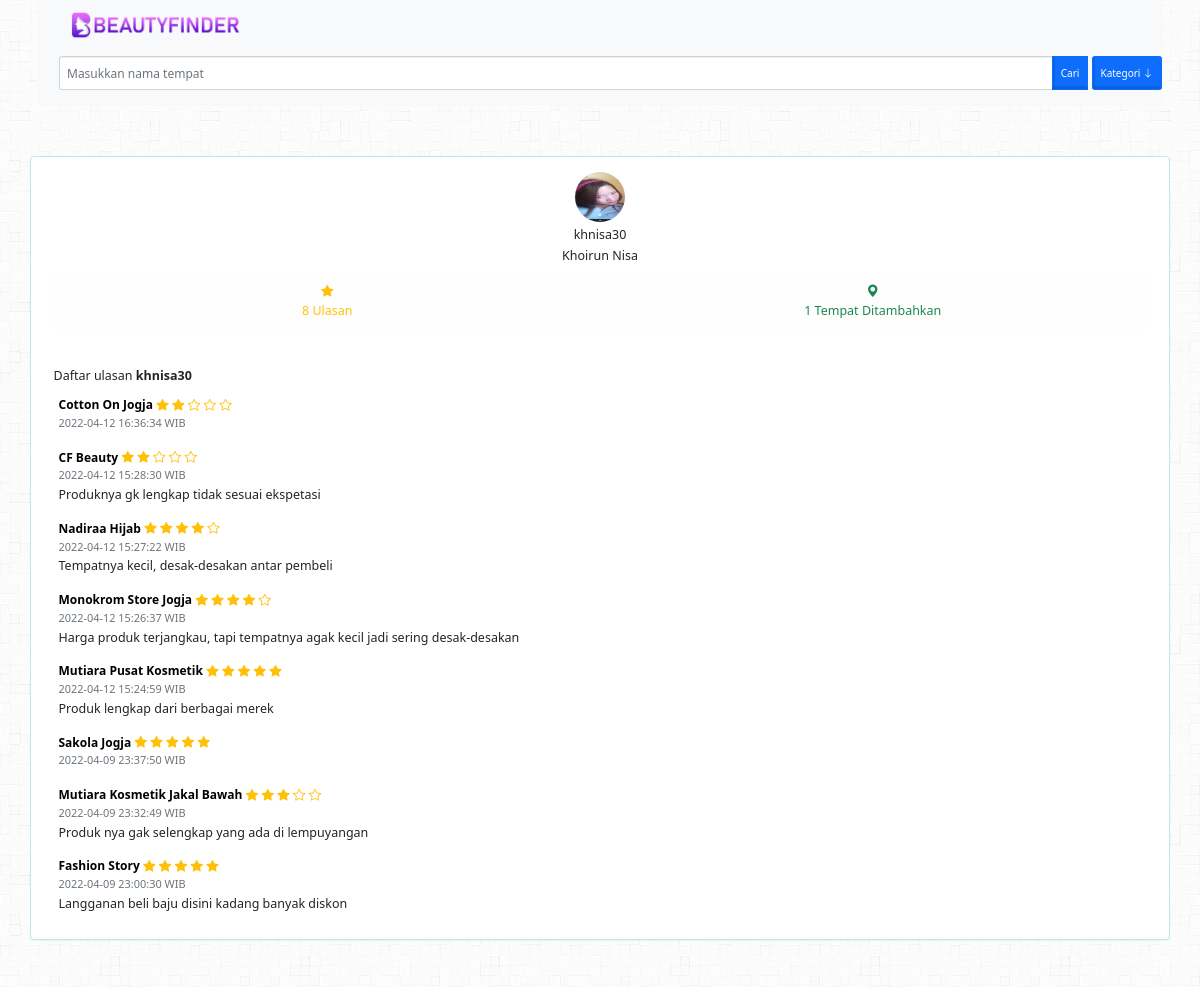
The app's page /people.php?id=khnisa30 with its own data.
### tables this page shows
CREATE TABLE `user` (
  `username` varchar(100) NOT NULL,
  `password` varchar(100) NOT NULL,
  `nama_lengkap` text NOT NULL,
  `img` text DEFAULT NULL,
  `akses` enum('Admin','User') DEFAULT NULL,
  PRIMARY KEY (`username`)
);

CREATE TABLE `ulasan` (
  `id` varchar(100) NOT NULL,
  `id_toko` int(11) NOT NULL,
  `rating` int(11) NOT NULL,
  `username` varchar(100) NOT NULL,
  `ulasan` text DEFAULT NULL,
  `waktu` datetime DEFAULT NULL,
  PRIMARY KEY (`id`)
);

CREATE TABLE `toko` (
  `id` int(11) NOT NULL AUTO_INCREMENT,
  `nama_toko` varchar(255) NOT NULL,
  `id_kategori` int(11) NOT NULL,
  `img` text DEFAULT NULL,
  `alamat` text NOT NULL,
  `latitude` varchar(50) NOT NULL,
  `longitude` varchar(50) NOT NULL,
  `username` varchar(100) NOT NULL,
  `verifikasi` enum('Ya','Tidak') NOT NULL,
  PRIMARY KEY (`id`)
);

### people.php (the view, shortened to what this page needs)
<?php
$people_id = $_GET['id'];
include "koneksi.php";
include_once "header.php";
include_once "navbar.php"; ?>
<form method="POST" enctype="multipart/form-data">
    <div class="row" style="margin-top:50px;">
        <div class="panel panel-info">
            <div class="panel-body">
                <?php
                $people = mysqli_query(
                    $conn,
                    "SELECT username,nama_lengkap,img
              FROM user WHERE username = '$people_id'"
                );
                $data = mysqli_fetch_array($people);
                if ($data['img'] != NULL) {
                    $gambar = $data['img'];
                } else {
                    $gambar = 'default.png';
                }
                $countulas = mysqli_query($conn, "SELECT COUNT(username) as jmlUlas FROM ulasan WHERE username = '$people_id'");
                $counttoko = mysqli_query($conn, "SELECT COUNT(username) as jmlRekomendasi FROM toko WHERE username = '$people_id' AND verifikasi = 'Ya'");
                $jmlulas = mysqli_fetch_array($countulas);
                $jmltoko = mysqli_fetch_array($counttoko);
                ?>
                <div class="fs-5 w-100 text-center w-100">
                    <center>
                        <div class="mb-2">
                            <img class="rounded-circle" src="img/user/<?php echo $gambar; ?>" width="50px" height="50px" id="image-preview">
                        </div>
                    </center>
                    <div id="showName">
                        <h5 class="mt-2"><?php echo $data['username']; ?></h5>
                        <form method="POST">
                            <span id="namaUser"><?php echo $data['nama_lengkap']; ?></span>
                    </div>
</form>
<div class="navbar navbar-light navbar-expand w-100">
    <ul class="navbar-nav nav-justified w-100">
        <li class="nav-item">
            <div class="alert alert-light text-center text-warning" role="alert">
                <i class="bi bi-star-fill text-warning"></i> <br><?php echo $jmlulas['jmlUlas']; ?> Ulasan
            </div>
        </li>
        <li class="nav-item ">
            <div class="alert alert-light text-center text-success" role="alert">
                <i class="bi bi-geo-alt-fill text-success"></i> <br><?php echo $jmltoko['jmlRekomendasi']; ?> Tempat Ditambahkan
            </div>
        </li>
    </ul>
</div>
</div>
<div class="fs-5 mt-2">
    Daftar ulasan <strong><?php echo $data['username']; ?></strong>
</div>
<?php
$dataulasan = mysqli_query(
    $conn,
    "SELECT ulasan.username,ulasan.rating,ulasan.ulasan,toko.nama_toko,toko.id,ulasan.waktu FROM ulasan INNER JOIN toko ON toko.id = ulasan.id_toko
                WHERE ulasan.username = '$people_id' ORDER BY ulasan.waktu DESC"
);
$hitungdata = mysqli_num_rows($dataulasan);
if ($hitungdata > 0) {
    while ($ulas = mysqli_fetch_array($dataulasan)) {
?>
        <div class="mt-2 mb-2 p-2 fs-5">
            <a id="people" href="place.php?id=<?php echo $ulas['id']; ?>"><strong><?php echo $ulas['nama_toko']; ?></strong></a>
            <?php
            for ($i = 1; $i <= 5; $i++) {
                if ($i <= $ulas['rating']) {
            ?>
                    <i class="bi bi-star-fill text-warning"></i>
                <?php
                } else {
                ?>
                    <i class="bi bi-star text-warning"></i>
                <?php
                }
                ?>
            <?php
            }
            ?>
            <br>
            <small class="text-muted float-start"><?php echo $ulas['waktu']; ?> WIB</small>
            <br>
            <?php echo $ulas['ulasan']; ?>
        </div>
    <?php
    }
}
    ?>

### header.php (shortened to what this page needs)
<!DOCTYPE html>
<html lang="en">
<head>
  <link href="css/bootstrap.min.css" rel="stylesheet">
  <link rel="stylesheet" href="css/font-awesome.min.css">
  <link href="css/style.css" rel="stylesheet">
  <link href="css/datatable-bootstrap.css" rel="stylesheet">
  <link href="https://cdn.jsdelivr.net/npm/bootstrap@5.0.0-beta3/dist/css/bootstrap.min.css" rel="stylesheet">
  <link rel="stylesheet" href="https://cdn.jsdelivr.net/npm/bootstrap-icons@1.8.1/font/bootstrap-icons.css">
</head>
<body style="max-height: 100%;">
  <div class="container margin-b70">

### navbar.php (shortened to what this page needs)
<nav class="navbar navbar-light bg-light navbar-expand mb-0">
    <ul class="navbar-nav w-100">
        <li class="nav-item ms-5">
            <a href="index.php?search="><img src="img/beautyfinder_logo.png" height="30px"></a>
        </li>
    </ul>
</nav>
<nav class="navbar navbar-light bg-light navbar-expand mb-0">
    <ul class="w-100">
        <form method="POST">
            <div class="input-group w-100">
                <input type="text" class="form-control" placeholder="Masukkan nama tempat" name="p_cari" aria-describedby="button-addon2">
                <button class="btn btn-primary" name="btnCari">Cari</button>
                <a href="#" id="navbarDropdown" role="button" data-bs-toggle="dropdown" aria-expanded="false" style="text-decoration: none;">
                    <button class="btn btn-primary h-100 ms-2" name="btnCari">
                        Kategori <i class="bi bi-arrow-down"></i></button>
                </a>
            </div>
        </form>
    </ul>
</nav>

### css/style.css (style rules this page uses)
body { background: url("../img/background.png"); font-family: sistem; }
.btn { border: 0; border-bottom: 0; border-left: 0; font-weight: '900'; box-shadow: inset 0 -3.2px rgba(0, 0, 0, 0.12), inset 2px 0 rgba(0, 0, 0, 0.1); outline: none; -webkit-outline: none; -o-outline: none; -moz-outline: none; }
.margin-b70 { margin-bottom: 70px; }

### header.php (style rules this page uses)
body, button, a, .form-control { font-size: 12px; }
#people { text-decoration: none; color: black; }

### records on screen
user: img (picture), username "khnisa30", nama_lengkap "Khoirun Nisa"
ulasan: id_toko.nama_toko "Cotton On Jogja", rating 2 (drawn), waktu "2022-04-12 16:36:34"
ulasan: id_toko.nama_toko "CF Beauty", rating 2 (drawn), waktu "2022-04-12 15:28:30", ulasan "Produknya gk lengkap tidak sesuai ekspetasi"
ulasan: id_toko.nama_toko "Nadiraa Hijab", rating 4 (drawn), waktu "2022-04-12 15:27:22", ulasan "Tempatnya kecil, desak-desakan antar pembeli"
ulasan: id_toko.nama_toko "Monokrom Store Jogja", rating 4 (drawn), waktu "2022-04-12 15:26:37", ulasan "Harga produk terjangkau, tapi tempatnya agak kecil jadi sering desak-desakan"
ulasan: id_toko.nama_toko "Mutiara Pusat Kosmetik", rating 5 (drawn), waktu "2022-04-12 15:24:59", ulasan "Produk lengkap dari berbagai merek"
ulasan: id_toko.nama_toko "Sakola Jogja", rating 5 (drawn), waktu "2022-04-09 23:37:50"
ulasan: id_toko.nama_toko "Mutiara Kosmetik Jakal Bawah", rating 3 (drawn), waktu "2022-04-09 23:32:49", ulasan "Produk nya gak selengkap yang ada di lempuyangan"
ulasan: id_toko.nama_toko "Fashion Story", rating 5 (drawn), waktu "2022-04-09 23:00:30", ulasan "Langganan beli baju disini kadang banyak diskon"

### other values on screen
$jmlulas['jmlUlas'] "8"
$jmltoko['jmlRekomendasi'] "1"
